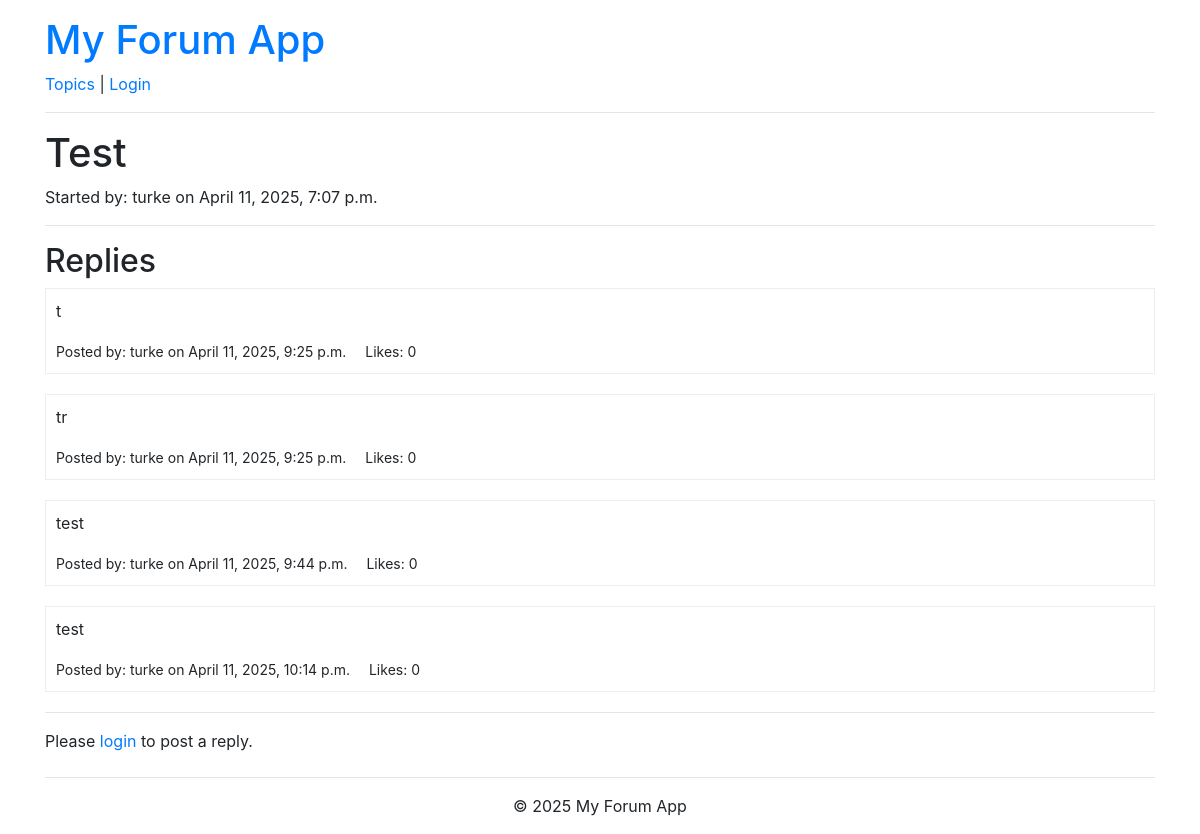
The page /topic/1/ on the database as committed earlier.
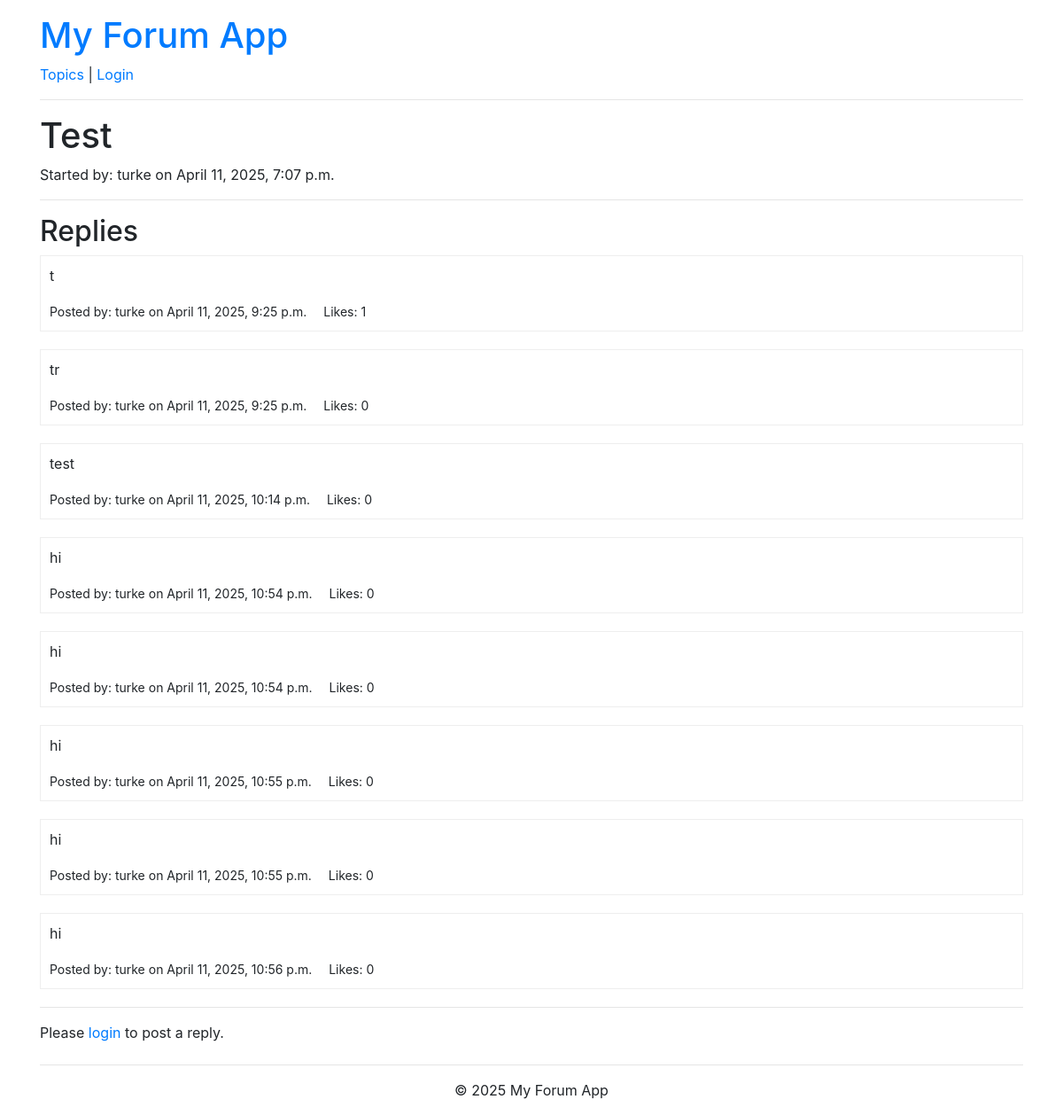
The same page on the database as committed later.
### posts/models.py (models this page shows, shortened)
class Post(models.Model):
    content = models.TextField() # field for potentially long text content
    author = models.ForeignKey(User, related_name='posts', on_delete=models.CASCADE) # link to user who wrote post (delete post if user deleted)
    topic = models.ForeignKey(Topic, related_name='posts', on_delete=models.CASCADE) # link to topic post belongs to (delete post if topic deleted)
    created_at = models.DateTimeField(auto_now_add=True) # record creation time auto (once)
    updated_at = models.DateTimeField(auto_now=True) # record update time auto (every save)
    liked = models.ManyToManyField(User, related_name='liked_posts', default=None, blank=True) # likes
    def get_photos(self):
        return self.photo_set.all()
    @property
    def like_count(self):
        return self.liked.count() # counts number via the liked
    class Meta:
        ordering = ['created_at'] # default ordering when fetched from DB (oldest first)

### posts/views.py (the view, shortened to what this page needs)
# urls.py: path('topic/<int:pk>/', views.topic_detail, name='topic_detail'),
def topic_detail(request, pk):
    topic = get_object_or_404(Topic, pk=pk) # get Topic by ID or show 404 if not found
    posts = topic.posts.all().order_by('created_at')  # get all posts for this topic, sorted by oldest first
    form = PostForm()
    context = {
        'topic': topic, # pass topic object
        'posts': posts, # and list of related post
        'form': form, # form too
    }
    return render(request, 'posts/topic_detail.html', context) # show the 'topic_detail' page with the given data

### posts/templates/posts/topic_detail.html (shortened to what this page needs)
{% extends 'base.html' %}
{% load crispy_forms_tags %}
{% load static %}
{% block content %}
<h1>{{ topic.title }}</h1>
<p>
    Started by: {{ topic.author.username }}
    on {{ topic.created_at|date:"F j, Y, P" }}
</p>
<hr>
<h2>Replies</h2>
<div id="posts-container">
    {% if posts %}
    {% for post in posts %}
    <div class="post-container" style="margin-bottom: 20px; border: 1px solid #eee; padding: 10px;" id="post-{{ post.pk }}">
        <p id="post-content-{{ post.pk }}">{{ post.content|linebreaksbr }}</p>
        <small>
            Posted by: {{ post.author.username }}
            on {{ post.created_at|date:"F j, Y, P" }}
            <span style="margin-left: 15px;">
                Likes: <span id="like-count-{{ post.pk }}">{{ post.like_count }}</span>
            </span>
        </small>
    </div>
    {% endfor %}
    {% else %}
    <p>No replies have been posted yet.</p>
    {% endif %}
</div>
<hr>
{% if user.is_authenticated %}
<button type="button" class="btn btn-primary mb-3" data-toggle="modal" data-target="#createPostModal">
    Add Reply
</button>
<div class="modal fade" id="createPostModal" tabindex="-1" aria-labelledby="createPostModalLabel" aria-hidden="true">
    <div class="modal-dialog">
        <div class="modal-content">
            <form method="post" id="post-reply-form" class="dropzone" enctype="multipart/form-data">
                {% csrf_token %}
                <div class="modal-header">
                    <h5 class="modal-title" id="createPostModalLabel">Create a New Post</h5>
                    <button type="button" class="close" data-dismiss="modal" aria-label="Close">
                        <span aria-hidden="true">×</span>
                    </button>
                </div>
                <div class="modal-body">
                    {% crispy form %}
                    <hr>
                    <label>Upload Photos (Optional):</label>
                    <div class="fallback">
                        <input name="file" type="file" multiple />
                    </div>
                    <div class="dz-message" data-dz-message><span>Click or drop files here</span></div>
                </div>
                <div class="modal-footer">
                    <button type="button" class="btn btn-secondary" data-dismiss="modal">Close</button>
                    <button type="button" class="btn btn-primary" id="post-reply-submit-button">Post Reply</button>
                </div>
            </form>
        </div>
    </div>
</div>
{% else %}
<p>Please <a href="{% url 'login' %}?next={{ request.path }}">login</a> to post a reply.</p>
{% endif %}
{% endblock content %}

Rows that differ between the two databases and show on the page:
removed Post: content "test", author.username "turke", created_at "April 11, 2025, 9:44 p.m.", like_count "0"
computed for Post (number 1 of 8 on the later page): like_count "0" → "1"
added Post: content "hi", author.username "turke", created_at "April 11, 2025, 10:54 p.m.", like_count "0"
added Post: content "hi", author.username "turke", created_at "April 11, 2025, 10:54 p.m.", like_count "0"
added Post: content "hi", author.username "turke", created_at "April 11, 2025, 10:55 p.m.", like_count "0"
added Post: content "hi", author.username "turke", created_at "April 11, 2025, 10:55 p.m.", like_count "0"
added Post: content "hi", author.username "turke", created_at "April 11, 2025, 10:56 p.m.", like_count "0"
